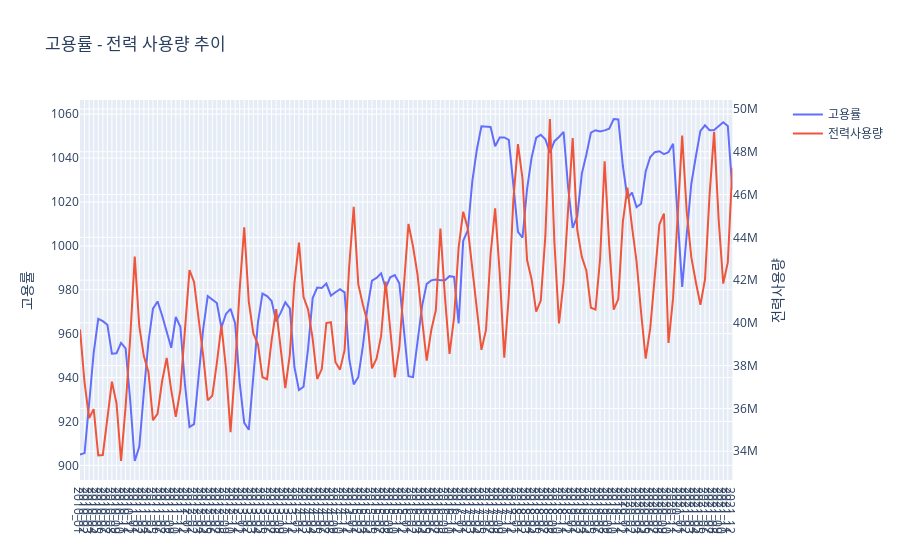

The notebook cell this image was saved under:
### Code cell
fig = make_subplots(specs=[[{"secondary_y": True}]])
fig.add_trace(go.Scatter(x=df['년월'], y=df['고용률'], mode='lines', name='고용률'), secondary_y=False)
fig.add_trace(go.Scatter(x=df['년월'], y=df['사용량'], mode='lines', name='전력사용량'), secondary_y=True)

fig.update_xaxes(tickmode='linear', dtick=1)
fig.update_yaxes(title_text="고용률", secondary_y=False)
fig.update_yaxes(title_text="전력사용량", secondary_y=True)

fig.update_layout(title='고용률 - 전력 사용량 추이')
fig.show()

### Figure 1 — Plotly figure (JSON) as saved in the notebook; plotly's stock layout.template omitted (floating-point values rounded to 4 significant figures; data arrays with more than 128 entries replaced by an {"elided": "..."} marker saying what was removed)
{"data": [{"mode": "lines", "name": "고용률", "type": "scatter", "x": {"elided": "144 str values"}, "xaxis": "x", "y": {"elided": "144 float values"}, "yaxis": "y"}, {"mode": "lines", "name": "전력사용량", "type": "scatter", "x": {"elided": "144 str values"}, "xaxis": "x", "y": {"elided": "144 int values"}, "yaxis": "y2"}], "layout": {"autosize": true, "title": {"text": "고용률 - 전력 사용량 추이"}, "xaxis": {"anchor": "y", "autorange": true, "domain": [0, 0.94], "dtick": 1, "range": [0, 143], "tickmode": "linear", "type": "category"}, "yaxis": {"anchor": "x", "autorange": true, "domain": [0, 1], "range": [893.3, 1066.0], "title": {"text": "고용률"}, "type": "linear"}, "yaxis2": {"anchor": "x", "autorange": true, "overlaying": "y", "range": [32660000.0, 50420000.0], "side": "right", "title": {"text": "전력사용량"}, "type": "linear"}}}
